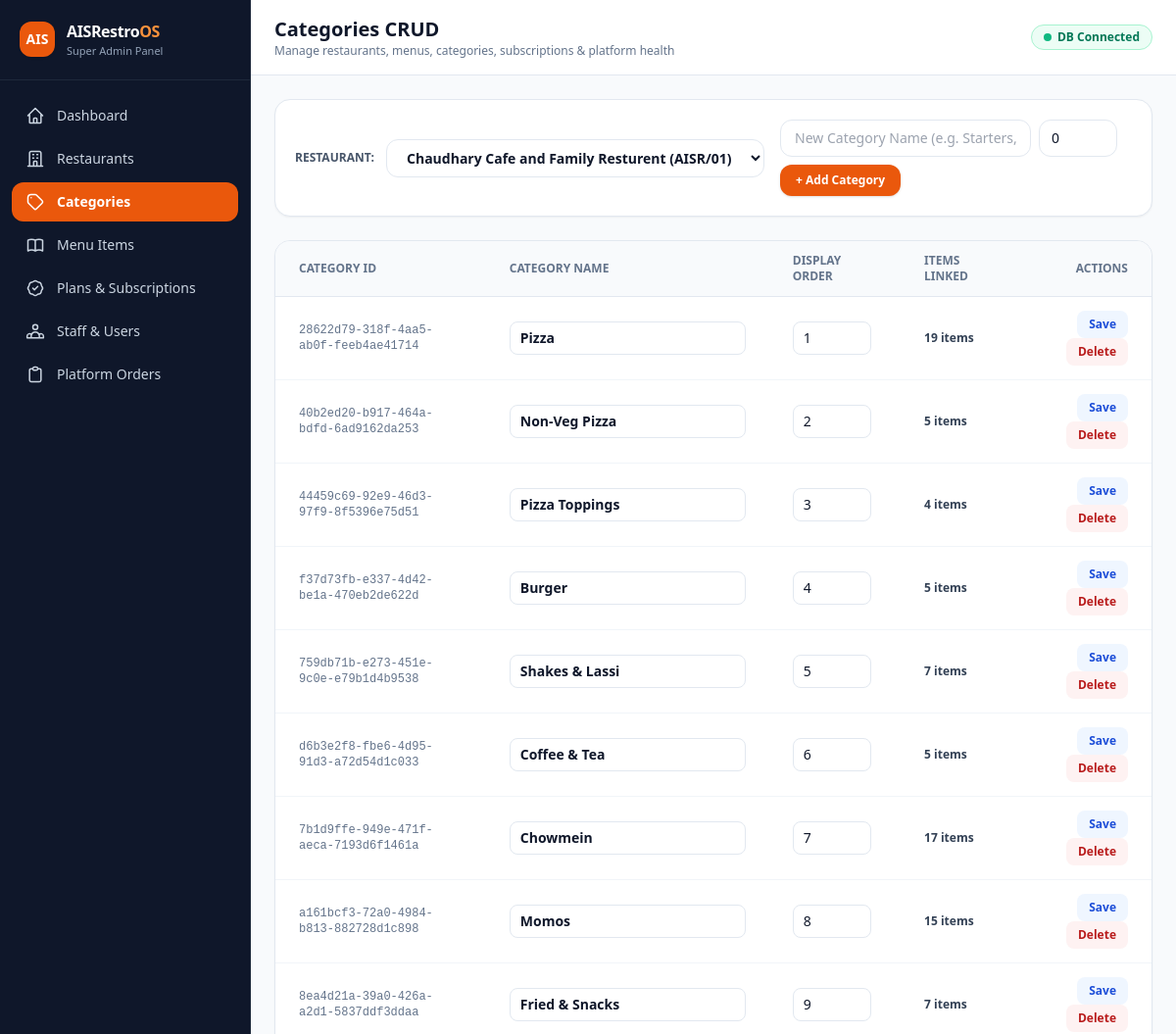
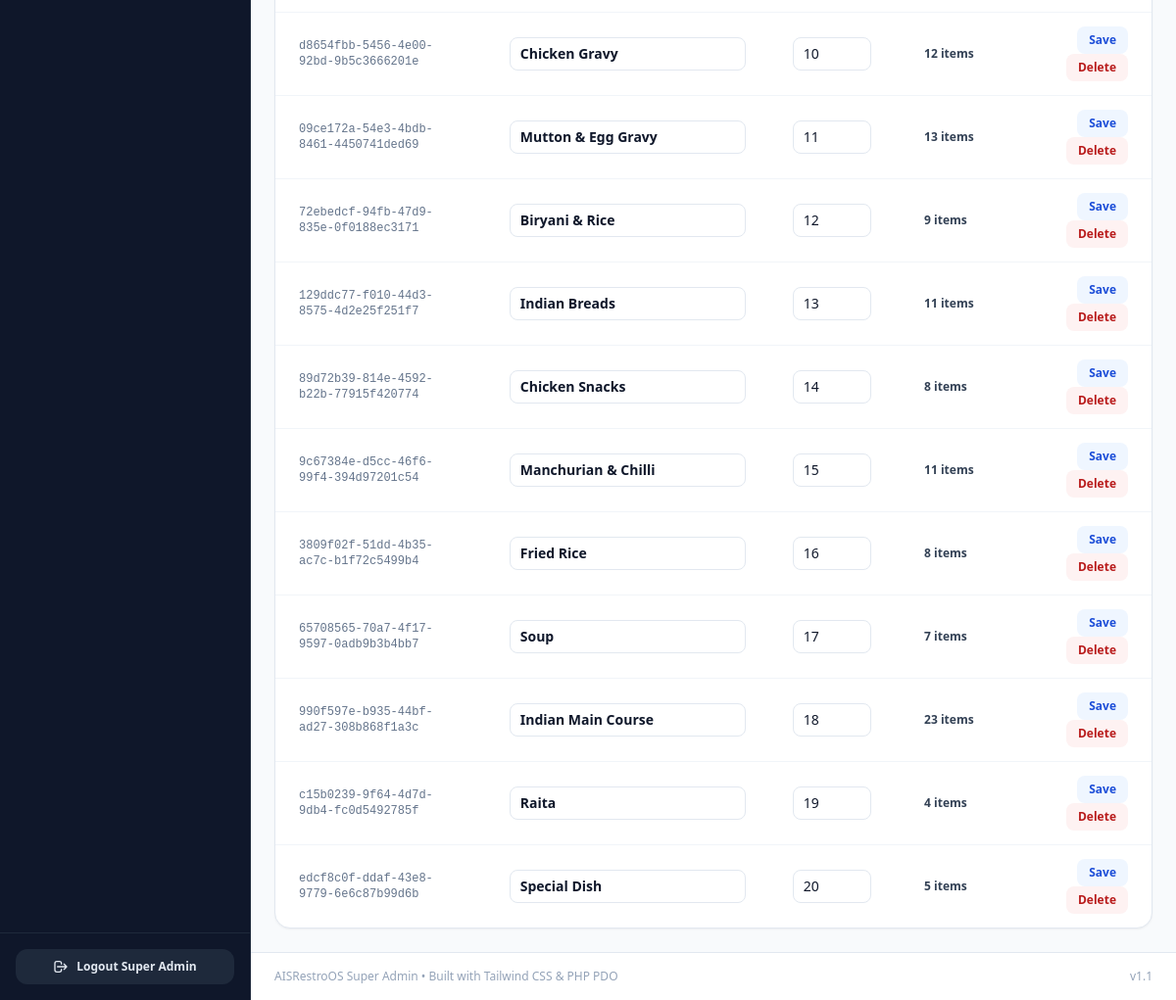
Screenshot of /admin/categories.php (signed in) with the database file from the repository (2 pictures, top to bottom).
### tables this page shows
CREATE TABLE `categories` (
  `id` char(36) NOT NULL,
  `restaurant_id` char(36) NOT NULL,
  `branch_id` char(36) DEFAULT NULL,
  `name` varchar(255) NOT NULL,
  `display_order` int(11) NOT NULL DEFAULT 0,
  `sync_seq` bigint(20) UNSIGNED NOT NULL DEFAULT 1,
  `created_at` timestamp NULL DEFAULT NULL,
  `updated_at` timestamp NULL DEFAULT NULL
);

### admin/config.php (called while the page is built, shortened)
<?php
function e(?string $str): string
{
    return htmlspecialchars((string)$str, ENT_QUOTES, 'UTF-8');
}
function getAllRestaurants(PDO $pdo): array
{
    try {
        return $pdo->query("SELECT id, name, email, phone, is_active FROM restaurants ORDER BY created_at DESC")->fetchAll();
    } catch (Throwable $e) {
        return [];
    }
}

### admin/categories.php (the view, shortened to what this page needs)
<?php
require_once __DIR__ . '/config.php';
require_once __DIR__ . '/layout.php';
$restaurants = $pdo ? getAllRestaurants($pdo) : [];
$selectedRestro = trim($_GET['restaurant_id'] ?? ($_POST['restaurant_id'] ?? ($restaurants[0]['id'] ?? '')));
$categories = [];
if ($pdo && $selectedRestro !== '') {
    $stmt = $pdo->prepare(
        "SELECT c.*, (SELECT COUNT(*) FROM menu_items m WHERE m.restaurant_id = c.restaurant_id AND m.category = c.name) AS item_count
         FROM categories c WHERE c.restaurant_id = ? ORDER BY c.display_order ASC, c.name ASC"
    );
    $stmt->execute([$selectedRestro]);
    $categories = $stmt->fetchAll();
}
renderAdminHeader('Categories CRUD', 'categories', $dbError);
?>
<div class="bg-white rounded-2xl border border-slate-200 p-5 shadow-sm flex flex-col md:flex-row md:items-center justify-between gap-4">
    <form method="GET" class="flex items-center gap-3">
        <label class="text-xs font-bold text-slate-600 uppercase">Restaurant:</label>
        <select name="restaurant_id" onchange="this.form.submit()" class="px-4 py-2 rounded-xl border border-slate-200 text-sm font-semibold bg-white">
            <?php foreach ($restaurants as $r): ?>
                <option value="<?= e($r['id']) ?>" <?= ($r['id'] === $selectedRestro) ? 'selected' : '' ?>>
                    <?= e($r['name']) ?> (<?= e($r['id']) ?>)
                </option>
            <?php endforeach; ?>
        </select>
    </form>
    <form method="POST" class="flex flex-wrap items-center gap-2">
        <input type="text" name="name" required placeholder="New Category Name (e.g. Starters, Dosa)"
               class="px-3.5 py-2 rounded-xl border border-slate-200 text-sm w-64">
        <input type="number" name="display_order" value="0" placeholder="Order"
               class="px-3 py-2 rounded-xl border border-slate-200 text-sm w-20">
        <button type="submit" class="px-4 py-2 rounded-xl bg-orange-600 hover:bg-orange-700 text-white text-xs font-bold shadow">
            + Add Category
        </button>
    </form>
</div>
<div class="bg-white rounded-2xl border border-slate-200 shadow-sm overflow-hidden">
    <div class="overflow-x-auto">
        <table class="w-full text-left text-sm">
            <thead class="bg-slate-50 text-xs uppercase text-slate-500 border-b border-slate-200">
                <tr>
                    <th class="px-6 py-3">Category ID</th>
                    <th class="px-6 py-3">Category Name</th>
                    <th class="px-6 py-3">Display Order</th>
                    <th class="px-6 py-3">Items Linked</th>
                    <th class="px-6 py-3 text-right">Actions</th>
                </tr>
            </thead>
            <tbody class="divide-y divide-slate-100">
                <?php if (empty($categories)): ?>
                    <tr><td colspan="5" class="px-6 py-8 text-center text-slate-400">No categories found for this restaurant.</td></tr>
                <?php else: foreach ($categories as $cat): ?>
                    <tr class="hover:bg-slate-50">
                        <td class="px-6 py-3.5 font-mono text-xs text-slate-500"><?= e($cat['id']) ?></td>
                        <td class="px-6 py-3.5">
                            <form method="POST" class="flex items-center gap-2">
                                <input type="text" name="name" value="<?= e($cat['name']) ?>" class="px-2.5 py-1.5 rounded-lg border border-slate-200 text-sm font-semibold">
                        </td>
                        <td class="px-6 py-3.5">
                                <input type="number" name="display_order" value="<?= (int)$cat['display_order'] ?>" class="px-2.5 py-1.5 rounded-lg border border-slate-200 text-sm w-20">
                        </td>
                        <td class="px-6 py-3.5 text-xs font-bold text-slate-700"><?= (int)$cat['item_count'] ?> items</td>
                        <td class="px-6 py-3.5 text-right space-x-2">
                                <button type="submit" class="px-3 py-1.5 rounded-lg bg-blue-50 text-blue-700 text-xs font-bold hover:bg-blue-100">Save</button>
                            <form method="POST" class="inline" onsubmit="return confirm('Delete category <?= e($cat['name']) ?>?');">
                                <button type="submit" class="px-3 py-1.5 rounded-lg bg-red-50 text-red-700 text-xs font-bold hover:bg-red-100">Delete</button>
                            </form>
                        </td>
                    </tr>
                <?php endforeach; endif; ?>
            </tbody>
        </table>
    </div>
</div>
<?php renderAdminFooter(); ?>

### admin/layout.php (shortened to what this page needs)
<?php
function renderAdminHeader(string $pageTitle, string $activeNav, ?string $dbError = null): void
{
    $navItems = [
        ['key' => 'dashboard',     'label' => 'Dashboard',          'href' => 'index.php',         'icon' => 'M3 12l2-2m0 0l7-7 7 7M5 10v10a1 1 0 001 1h3m10-11l2 2m-2-2v10a1 1 0 01-1 1h-3m-6 0a1 1 0 001-1v-4a1 1 0 011-1h2a1 1 0 011 1v4a1 1 0 001 1m-6 0h6'],
        ['key' => 'restaurants',   'label' => 'Restaurants',        'href' => 'restaurants.php',   'icon' => 'M19 21V5a2 2 0 00-2-2H7a2 2 0 00-2 2v16m14 0h2m-2 0h-5m-9 0H3m2 0h5M9 7h1m-1 4h1m4-4h1m-1 4h1m-5 10v-5a1 1 0 011-1h2a1 1 0 011 1v5m-4 0h4'],
        ['key' => 'categories',    'label' => 'Categories',         'href' => 'categories.php',    'icon' => 'M7 7h.01M7 3h5c.512 0 1.024.195 1.414.586l7 7a2 2 0 010 2.828l-7 7a2 2 0 01-2.828 0l-7-7A1.994 1.994 0 013 12V7a4 4 0 014-4z'],
        ['key' => 'menu',          'label' => 'Menu Items',         'href' => 'menu.php',          'icon' => 'M12 6.253v13m0-13C10.832 5.477 9.246 5 7.5 5S4.168 5.477 3 6.253v13C4.168 18.477 5.754 18 7.5 18s3.332.477 4.5 1.253m0-13C13.168 5.477 14.754 5 16.5 5c1.747 0 3.332.477 4.5 1.253v13C19.832 18.477 18.247 18 16.5 18c-1.746 0-3.332.477-4.5 1.253'],
        ['key' => 'subscriptions', 'label' => 'Plans & Subscriptions','href' => 'subscriptions.php', 'icon' => 'M9 12l2 2 4-4M7.835 4.697a3.42 3.42 0 001.946-.806 3.42 3.42 0 014.438 0 3.42 3.42 0 001.946.806 3.42 3.42 0 013.138 3.138 3.42 3.42 0 00.806 1.946 3.42 3.42 0 010 4.438 3.42 3.42 0 00-.806 1.946 3.42 3.42 0 01-3.138 3.138 3.42 3.42 0 00-1.946.806 3.42 3.42 0 01-4.438 0 3.42 3.42 0 00-1.946-.806 3.42 3.42 0 01-3.138-3.138 3.42 3.42 0 00-.806-1.946 3.42 3.42 0 010-4.438 3.42 3.42 0 00.806-1.946 3.42 3.42 0 013.138-3.138z'],
        ['key' => 'staff',         'label' => 'Staff & Users',      'href' => 'staff.php',         'icon' => 'M17 20h5v-2a3 3 0 00-5.356-1.857M17 20H7m10 0v-2c0-.656-.126-1.283-.356-1.857M7 20H2v-2a3 3 0 015.356-1.857M7 20v-2c0-.656.126-1.283.356-1.857m0 0a5.002 5.002 0 019.288 0M15 7a3 3 0 11-6 0 3 3 0 016 0z'],
        ['key' => 'orders',        'label' => 'Platform Orders',    'href' => 'orders.php',        'icon' => 'M9 5H7a2 2 0 00-2 2v12a2 2 0 002 2h10a2 2 0 002-2V7a2 2 0 00-2-2h-2M9 5a2 2 0 002 2h2a2 2 0 002-2M9 5a2 2 0 012-2h2a2 2 0 012 2'],
    ];
    ?>
<!DOCTYPE html>
<html lang="en">
<head>
    <script src="https://cdn.tailwindcss.com"></script>
</head>
<body class="bg-slate-50 text-slate-900 min-h-screen flex flex-col lg:flex-row">
    <aside id="adminSidebar" class="bg-navy text-white w-full lg:w-64 lg:min-h-screen flex-shrink-0 flex flex-col justify-between border-r border-slate-800">
        <div>
            <div class="px-5 py-5 border-b border-slate-800 flex items-center justify-between">
                <div class="flex items-center gap-3">
                    <div class="w-9 h-9 rounded-xl bg-saffron flex items-center justify-center font-extrabold text-white text-sm shadow">
                        AIS
                    </div>
                    <div>
                        <div class="font-bold text-base tracking-tight">AISRestro<span class="text-orange-400">OS</span></div>
                        <div class="text-[11px] text-slate-400">Super Admin Panel</div>
                    </div>
                </div>
            </div>
            <nav id="mobileNav" class="hidden lg:block px-3 py-4 space-y-1">
                <?php foreach ($navItems as $item):
                    $isActive = ($activeNav === $item['key']);
                    $cls = $isActive
                        ? 'bg-saffron text-white font-semibold shadow-sm'
                        : 'text-slate-300 hover:bg-slate-800 hover:text-white';
                ?>
                    <a href="<?= e($item['href']) ?>" class="flex items-center gap-3 px-3.5 py-2.5 rounded-xl text-sm transition <?= $cls ?>">
                        <svg class="w-5 h-5 flex-shrink-0" fill="none" stroke="currentColor" viewBox="0 0 24 24">
                            <path stroke-linecap="round" stroke-linejoin="round" stroke-width="1.8" d="<?= e($item['icon']) ?>"/>
                        </svg>
                        <span><?= e($item['label']) ?></span>
                    </a>
                <?php endforeach; ?>
            </nav>
        </div>
        <div class="hidden lg:block p-4 border-t border-slate-800">
            <a href="logout.php" class="flex items-center justify-center gap-2 w-full py-2.5 px-3 rounded-xl bg-slate-800 hover:bg-red-600/90 text-slate-200 hover:text-white text-xs font-semibold transition">
                <svg class="w-4 h-4" fill="none" stroke="currentColor" viewBox="0 0 24 24"><path stroke-linecap="round" stroke-linejoin="round" stroke-width="2" d="M17 16l4-4m0 0l-4-4m4 4H7m6 4v1a3 3 0 01-3 3H6a3 3 0 01-3-3V7a3 3 0 013-3h4a3 3 0 013 3v1"/></svg>
                Logout Super Admin
            </a>
        </div>
    </aside>
    <main class="flex-1 flex flex-col min-w-0">
        <header class="bg-white border-b border-slate-200 px-6 py-4 flex items-center justify-between sticky top-0 z-20">
            <div>
                <h1 class="text-xl font-bold text-slate-900"><?= e($pageTitle) ?></h1>
                <p class="text-xs text-slate-500">Manage restaurants, menus, categories, subscriptions & platform health</p>
            </div>
            <div class="flex items-center gap-3">
                <span class="hidden sm:inline-flex items-center gap-1.5 px-3 py-1 rounded-full text-xs font-semibold bg-emerald-50 text-emerald-700 border border-emerald-200">
                    <span class="w-2 h-2 rounded-full bg-emerald-500"></span>
                    DB Connected
                </span>
            </div>
        </header>
        <div class="p-6 flex-1 space-y-6 max-w-7xl w-full mx-auto">
<?php
}
function renderAdminFooter(): void
{
    ?>
        </div>
        <footer class="px-6 py-4 border-t border-slate-200 bg-white text-xs text-slate-400 flex items-center justify-between">
            <span>AISRestroOS Super Admin • Built with Tailwind CSS & PHP PDO</span>
            <span>v1.1</span>
        </footer>
    </main>
</body>
</html>
<?php
}

### rows the page displays
categories: id "28622d79-318f-4aa5-ab0f-feeb4ae41714", name "Pizza", display_order "1", item_count "19"
categories: id "40b2ed20-b917-464a-bdfd-6ad9162da253", name "Non-Veg Pizza", display_order "2", item_count "5"
categories: id "44459c69-92e9-46d3-97f9-8f5396e75d51", name "Pizza Toppings", display_order "3", item_count "4"
categories: id "f37d73fb-e337-4d42-be1a-470eb2de622d", name "Burger", display_order "4", item_count "5"
categories: id "759db71b-e273-451e-9c0e-e79b1d4b9538", name "Shakes & Lassi", display_order "5", item_count "7"
categories: id "d6b3e2f8-fbe6-4d95-91d3-a72d54d1c033", name "Coffee & Tea", display_order "6", item_count "5"
categories: id "7b1d9ffe-949e-471f-aeca-7193d6f1461a", name "Chowmein", display_order "7", item_count "17"
categories: id "a161bcf3-72a0-4984-b813-882728d1c898", name "Momos", display_order "8", item_count "15"
categories: id "8ea4d21a-39a0-426a-a2d1-5837ddf3ddaa", name "Fried & Snacks", display_order "9", item_count "7"
categories: id "d8654fbb-5456-4e00-92bd-9b5c3666201e", name "Chicken Gravy", display_order "10", item_count "12"
categories: id "09ce172a-54e3-4bdb-8461-4450741ded69", name "Mutton & Egg Gravy", display_order "11", item_count "13"
categories: id "72ebedcf-94fb-47d9-835e-0f0188ec3171", name "Biryani & Rice", display_order "12", item_count "9"
categories: id "129ddc77-f010-44d3-8575-4d2e25f251f7", name "Indian Breads", display_order "13", item_count "11"
categories: id "89d72b39-814e-4592-b22b-77915f420774", name "Chicken Snacks", display_order "14", item_count "8"
categories: id "9c67384e-d5cc-46f6-99f4-394d97201c54", name "Manchurian & Chilli", display_order "15", item_count "11"
categories: id "3809f02f-51dd-4b35-ac7c-b1f72c5499b4", name "Fried Rice", display_order "16", item_count "8"
categories: id "65708565-70a7-4f17-9597-0adb9b3b4bb7", name "Soup", display_order "17", item_count "7"
categories: id "990f597e-b935-44bf-ad27-308b868f1a3c", name "Indian Main Course", display_order "18", item_count "23"
categories: id "c15b0239-9f64-4d7d-9db4-fc0d5492785f", name "Raita", display_order "19", item_count "4"
categories: id "edcf8c0f-ddaf-43e8-9779-6e6c87b99d6b", name "Special Dish", display_order "20", item_count "5"

### other values shown
$item['label'] "Dashboard"
$item['label'] "Restaurants"
$item['label'] "Categories"
$item['label'] "Menu Items"
$item['label'] "Plans & Subscriptions"
$item['label'] "Staff & Users"
$item['label'] "Platform Orders"
$pageTitle "Categories CRUD"
form field restaurant_id "Chaudhary Cafe and Family Resturent (AISR/01)"
